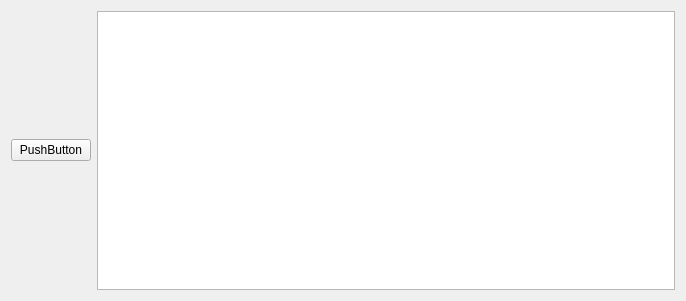
<?xml version="1.0" encoding="UTF-8"?>
<ui version="4.0">
 <class>chartForm</class>
 <widget class="QWidget" name="chartForm">
  <property name="geometry">
   <rect>
    <x>0</x>
    <y>0</y>
    <width>686</width>
    <height>301</height>
   </rect>
  </property>
  <property name="windowTitle">
   <string>Form</string>
  </property>
  <layout class="QHBoxLayout" name="horizontalLayout">
   <item>
    <widget class="QPushButton" name="pushButton">
     <property name="text">
      <string>PushButton</string>
     </property>
    </widget>
   </item>
   <item>
    <widget class="QChart" name="chart"/>
   </item>
  </layout>
 </widget>
 <customwidgets>
  <customwidget>
   <class>QChart</class>
   <extends>QGraphicsView</extends>
   <header location="global">PyQt5.QtChart</header>
  </customwidget>
 </customwidgets>
 <resources/>
 <connections/>
</ui>
